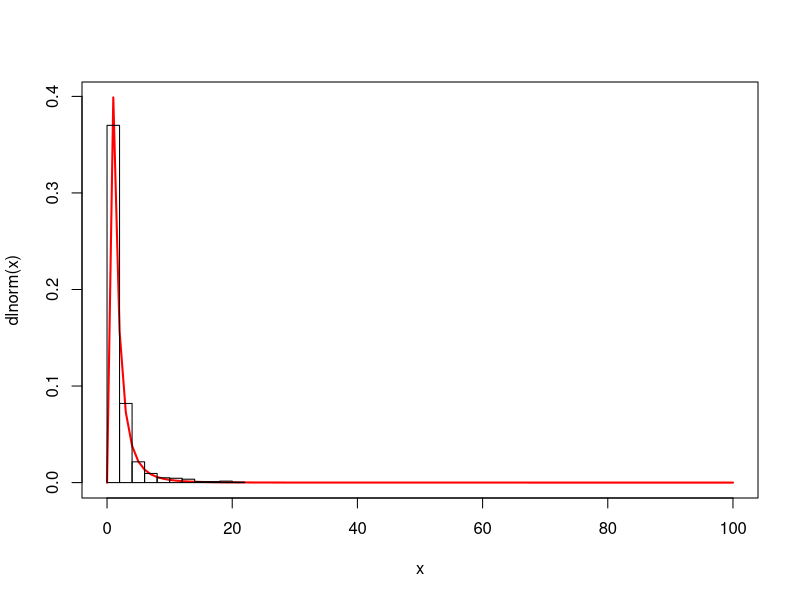

Here is the R script that generated this plot:
# Task 1: Create a sample with `n = 1000` draws from the log-normal distribution. <!-- This makes them think about another distribution, they will have to figure out how to parametrize (if there are no defaults) and draw a sample. -->
  
s <- rlnorm(n=1000) # default parameters
x <- 1:100

curve(dlnorm(x), 0, 100, col = "red",lwd = 2) # default parameters
hist(s, add = TRUE, col = NULL, freq = FALSE)

# Task 2: Use the sample to estimate the parameters of the density function you applied for the random draw. Do these estimated parameters differ from the ones you specified to draw the sample? (Hint: you can use the R documentation for the log-normal function or try google to work out how to calculate the parameters from your samples)

mean(log(s)) # the mean of the logs, should approximate 1
sd(log(s)) # the sd of the logs, should approximate 0
